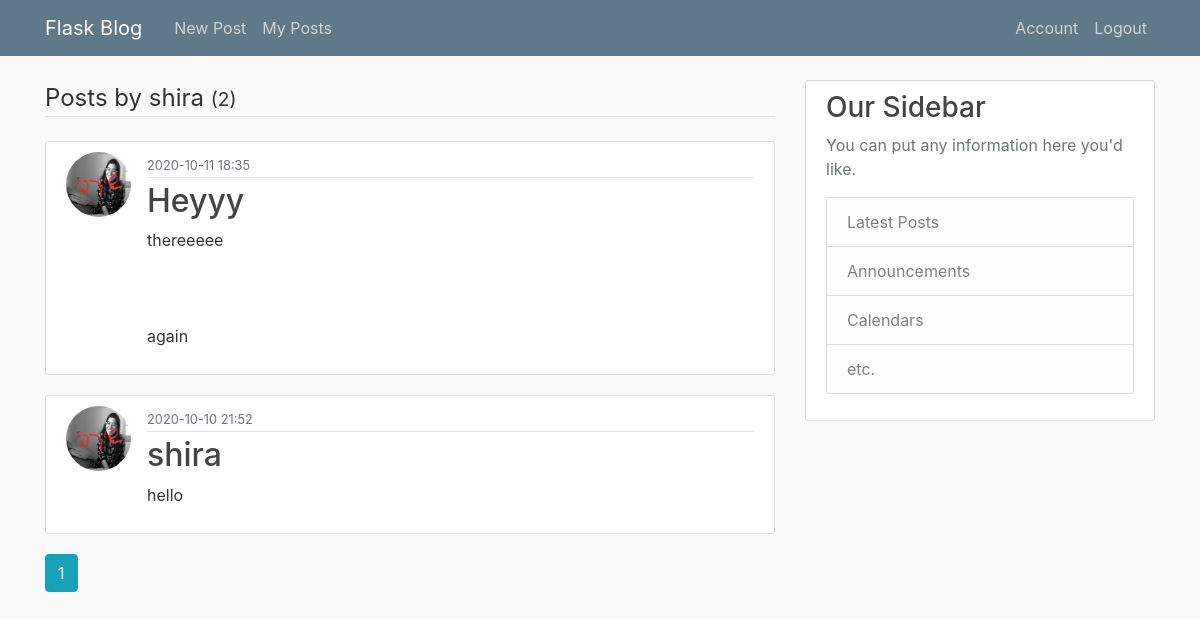
Screenshot of /posts/shira (signed in) with the database file from the repository.
### flaskblog/models.py (models this page shows, shortened)
class User(db.Model, UserMixin):
    id = db.Column(db.Integer, primary_key=True)
    username = db.Column(db.String(20), unique=True, nullable=False)
    email = db.Column(db.String(120), unique=True, nullable=False)
    image_file = db.Column(db.String(20), nullable=False,
                           default='default.jpg')
    password = db.Column(db.String(60), nullable=False)
    posts = db.relationship('Post', backref='author', lazy=True)

class Post(db.Model):
    id = db.Column(db.Integer, primary_key=True)
    title = db.Column(db.String(100), nullable=False)
    date_posted = db.Column(db.DateTime, nullable=False,
                            default=datetime.utcnow)
    content = db.Column(db.Text, nullable=False)
    user_id = db.Column(db.Integer, db.ForeignKey('user.id'), nullable=False)

### flaskblog/routes.py (the view)
@app.route("/posts/<string:username>", methods=['GET', 'POST'])
@login_required
def userPosts(username):
    page = flask.request.args.get('page', 1, type=int)
    user = models.User.query.filter_by(username=username).first_or_404()
    posts = models.Post.query.filter_by(author=user)\
        .order_by(models.Post.date_posted.desc())\
        .paginate(per_page=4, page=page)
    return flask.render_template('userPosts.html', posts=posts, user=user, title="My Blogs")

### flaskblog/models.py (called while the page is built)
@login_manager.user_loader
def load_user(user_id):
    return User.query.get(int(user_id))

### flaskblog/templates/userPosts.html (shortened to what this page needs)
{% extends "layout.html" %}
{% block content %}
<legend class="border-bottom mb-4"> Posts by {{user.username}} <small>({{ posts.total }})</small></legend>
{% for post in posts.items %}
    <article class="media content-section">
        <img class="rounded-circle article-img" src="{{ url_for('static', filename='pics/'+post.author.image_file) }}" />
        <div class="media-body">
            <div class="article-metadata">
                <small class="text-muted">{{ post.date_posted.strftime('%Y-%m-%d %H:%M') }}</small>
            </div>
            <h2><a class="article-title" href="{{ url_for('showPost', post_id=post.id) }}">{{ post.title }}</a>
            </h2>
            <p class="article-content">{{ post.content }}</p>
        </div>
    </article>
{% endfor %}
{% for page_num in posts.iter_pages(left_edge=1, right_edge=1, left_current=1, right_current=2) %}
    {% if page_num %}
        {% if page_num == posts.page %}
            <a class="btn btn-info mb-4" href="{{url_for('userPosts', username=user.username, page=page_num)}}">{{ page_num }}</a>
        {% else %}
            <a class="btn btn-outline-info mb-4" href="{{url_for('userPosts', username=user.username, page=page_num)}}">{{ page_num }}</a>
        {% endif %}
    {% else %}
        ...
    {% endif %}
{% endfor %}
{% endblock content %}

### flaskblog/static/main.css (style rules this page uses)
body { background: #fafafa; color: #333333; margin-top: 5rem; }
h1, h2, h3, h4, h5, h6 { color: #444444; }
.content-section { background: #ffffff; padding: 10px 20px; border: 1px solid #dddddd; border-radius: 3px; margin-bottom: 20px; }
.article-title { color: #444444; }
.article-content { white-space: pre-line; }
.article-img { height: 65px; width: 65px; margin-right: 16px; }
.article-metadata { padding-bottom: 1px; margin-bottom: 4px; border-bottom: 1px solid #e3e3e3 }

### rows the page displays
User: username "shira"
Post: image_file (picture), date_posted "2020-10-11 18:35", title "Heyyy", content "thereeeee again"
Post: image_file (picture), date_posted "2020-10-10 21:52", title "shira", content "hello"

### other values shown
{{ posts.total }} "2"
{{ page_num }} "1"
